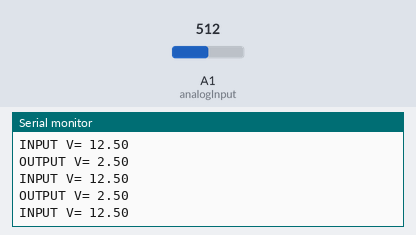
The sketch below on a simulated Arduino Uno, built with avr-gcc and run on an emulated ATmega328P. On the bench: the last lines printed to the serial monitor. The test bench sets the inputs (shaded band); at power-on: A1 (analogInput) = 512.

Above: at 1.3 s.
1.4 s: A1 (analogInput) set to 716
At 1.82 s:
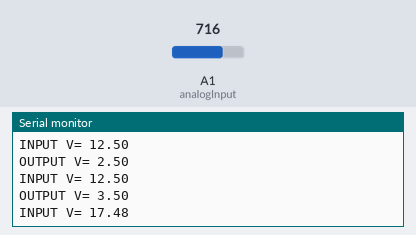
2.9 s: A1 (analogInput) set to 900
At 3.32 s:
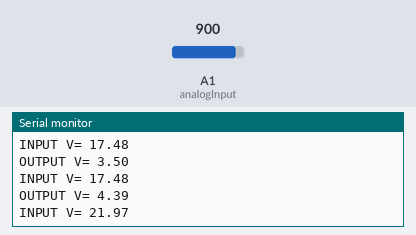
Timing chart, 0 to 5.9 s (numbered marks = the images above; inputs shaded):
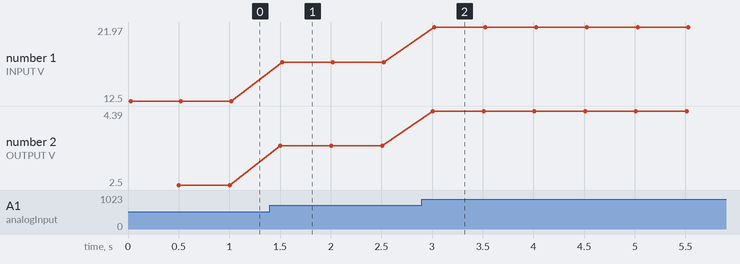

Measured:
- after the input at 1.4 s, the serial monitor: prints a new line after 0.10 s (image 1)
- after the input at 2.9 s, the serial monitor: prints a new line after 0.11 s (image 2)
- plotted number 1: 12.5 → 17.48 after the input at 1.4 s, 17.48 → 21.97 after the input at 2.9 s
- plotted number 2: 2.5 → 3.5 after the input at 1.4 s, 3.5 → 4.39 after the input at 2.9 s

The sketch:

Voltage_Sensor.ino
```cpp
int analogInput = A1;
float vout = 0.0;
float vin = 0.0;
float R1 = 30000.0;
float R2 = 7500.0;
int value = 0;

void setup() {
  pinMode(analogInput, INPUT);
  Serial.begin(9600);
  Serial.print("DC VOLTMETER");
}
void loop() {
  // read the value at analog input
  value = analogRead(analogInput);
  vout = (value * 5.0) / 1024.0;
  vin = vout / (R2 / (R1 + R2));

  Serial.print("OUTPUT V= ");
  Serial.println(vout, 2);
  Serial.print("INPUT V= ");
  Serial.println(vin, 2);
  delay(500);
}
```
